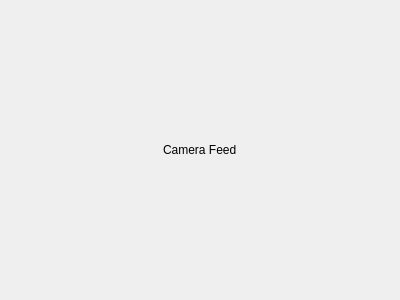
<?xml version='1.0'?>
<ui version="4.0">
 <class>SecondaryWindow</class>
 <widget class="QMainWindow" name="SecondaryWindow">
  <property name="geometry">
   <rect>
    <x>0</x>
    <y>0</y>
    <width>400</width>
    <height>300</height>
   </rect>
  </property>
  <widget class="QWidget" name="centralWidget">
   <layout class="QVBoxLayout" name="verticalLayout">
    <item alignment="Qt::AlignCenter">
     <widget class="QLabel" name="label">
      <property name="text">
       <string>Camera Feed</string>
      </property>
     </widget>
    </item>
   </layout>
  </widget>
 </widget>
 <resources/>
 <connections/>
</ui>
